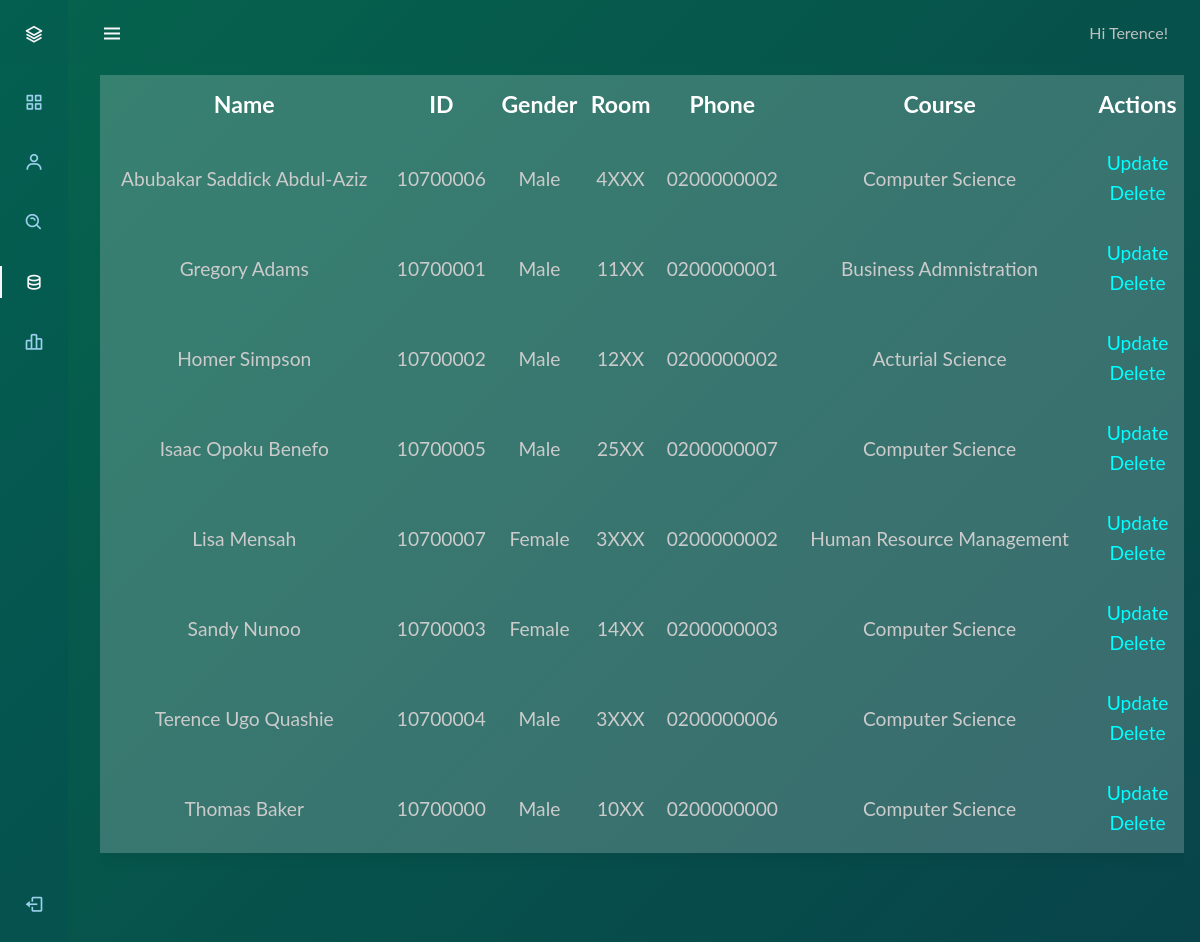
Page /StudentsData (signed in) on the committed database.
### app.py (models this page shows, shortened)
class User(UserMixin, db.Model):
    id = db.Column(db.Integer, primary_key=True)
    fullname = db.Column(db.String(200), nullable=False)
    email = db.Column(db.String(200), nullable=False)
    username = db.Column(db.String(200), unique=True, nullable=False)
    password = db.Column(db.String(200), nullable=False)

class HallManage(db.Model):
    id = db.Column(db.Integer, primary_key=True)
    firstname = db.Column(db.String(200), nullable=False)
    lastname = db.Column(db.String(200), nullable=False)
    student_name = db.Column(db.String(200), nullable=False)
    student_id = db.Column(db.Integer, unique=True, nullable=False)
    gender = db.Column(db.String(10), nullable=False)
    room_number = db.Column(db.String(20), nullable=False)
    phone_number = db.Column(db.String(20), nullable=False)
    course_name = db.Column(db.String(100), nullable=False)

### app.py (the view)
@app.route('/StudentsData', methods=['POST', 'GET'])
@login_required
def showAll():
    currentpage = request.url_rule
    session['rule'] = str(currentpage)
    results = HallManage.query.order_by(HallManage.firstname).all()
    return render_template("Data.html", results=results)

### app.py (called while the page is built)
@login_manager.user_loader
def load_user(user_id):
    return User.query.get(int(user_id))

### templates/Data.html (shortened to what this page needs)
<!DOCTYPE html>
<html lang="en">
<head>
    <link rel="stylesheet" href="{{url_for('static',filename='css/DataPage/main.css')}}">
    <link rel="stylesheet" href="https://use.fontawesome.com/releases/v5.13.0/css/all.css">
    <link href='https://cdn.jsdelivr.net/npm/boxicons@2.0.5/css/boxicons.min.css' rel='stylesheet'>
</head>
<body>
    <body id="body-pd">
        <header class="header" id="header">
            <div class="header__toggle">
                <i class='bx bx-menu' id="header-toggle"></i>
            </div>
            <div style="color: silver;">
                {% if current_user.is_authenticated %}
                Hi {{ current_user.username }}!
                {% endif %}
            </div>
        </header>
        <div class="l-navbar" id="nav-bar">
            <nav class="nav">
                <div>
                    <a href="/" class="nav__logo">
                        <i class='bx bx-layer nav__logo-icon'></i>
                    </a>
                    <div class="nav__list">
                        <a href="/Dashboard" class="nav__link ">
                            <i class='bx bx-grid-alt nav__icon'></i>
                        </a>
                        <a href="/addstudent" class="nav__link">
                            <i class='bx bx-user nav__icon'></i>
                        </a>
                        <a href="/SearchStudent" class="nav__link ">
                            <i class='bx bx-search-alt nav__icon'></i>
                        </a>
                        <a class="nav__link active">
                            <i class='bx bx-data nav__icon'></i>
                        </a>
                        <a href="Analytics" class="nav__link">
                            <i class='bx bx-bar-chart-alt-2 nav__icon'></i>
                        </a>
                    </div>
                </div>
                <a href="/logout" class="nav__link">
                    <i class='bx bx-log-out nav__icon'></i>
                </a>
            </nav>
        </div>
        <div class="wrapper">
            <div class="search-result">
                {% if results is not defined and results|length == 0 %} <h3 class="search-start">No Student Has Been Added
                    Go to &nbsp;<a href="addstudent">Add Student</a> &nbsp; To Add A Student
                </h3>
                {% elif results|length < 1 %} <h3 class="search-none">No Student Has Been Added
                Go to &nbsp;<a href="addstudent" style="color: blue;">Add Student</a> &nbsp; To Add A Student</h3>
                    {% else %}
                    <table class="maintable">
                        <tr class="tablerow">
                            <th class="heading">Name</th>
                            <th class="heading">ID</th>
                            <th class="heading">Gender</th>
                            <th class="heading">Room</th>
                            <th class="heading">Phone</th>
                            <th class="heading">Course</th>
                            <th class="heading">Actions</th>
                        </tr>
                        {% for student in results %}
                        <tr class="tablerow">
                            <td class="data">{{student.student_name}}</td>
                            <td class="data">{{student.student_id}}</td>
                            <td class="data">{{student.gender}}</td>
                            <td class="data">{{student.room_number}}</td>
                            <td class="data">{{student.phone_number}}</td>
                            <td class="data">{{student.course_name}}</td>
                            <td class="data">
                                <a href="/update/{{student.id}}" class="actions">Update</a>
                                <a href="/delete/{{student.id}}" class="actions">Delete</a>
                            </td>
                        </tr>
                        {% endfor %}
                    </table>
                    {% endif %}
            </div>
        </div>
</body>
</html>

### static/css/DataPage/main.css (style rules this page uses)
* { box-sizing: border-box; }
body,html { background: linear-gradient(-45deg, #3ca7ee, #300515, #093849, #05634d); background-size: 400% 400%; animation: gradient 15s ease infinite, fadein 0.2s ease-in; height: 100vh; font-family: "Lato" !important; overflow: hidden }
body, html { -ms-overflow-style: none; scrollbar-width: none; }
div { -ms-overflow-style: none; scrollbar-width: none; }
:root { --header-height: 3rem; --nav-width: 68px; --quick-action-size: 40px; --first-color: #1325990c; --first-color-light: #9ad0eb; --white-color: #f7f6fb; --body-font: "Nunito", sans-serif; --normal-font-size: 1rem; --z-fixed: 100; }
body { position: relative; margin: var(--header-height) 0 0 0; padding: 0 1rem; font-family: var(--body-font); font-size: var(--normal-font-size); transition: 0.5s; background-color: #ffffff; }
a { text-decoration: none; }
.header { width: 100%; height: var(--header-height); position: fixed; top: 0; left: 0; display: flex; align-items: center; justify-content: space-between; padding: 0 1rem; background-color: #13259900; z-index: var(--z-fixed); transition: 0.5s; }
.header__toggle { position: relative; color: var(--white-color); font-size: 1.5rem; cursor: pointer; top: 2px; }
.l-navbar { position: fixed; top: 0; left: -30%; width: var(--nav-width); height: 100vh; background-color: var(--first-color); padding: 0.5rem 1rem 0 0; transition: 0.5s; z-index: var(--z-fixed); }
.nav { height: 100%; display: flex; flex-direction: column; justify-content: space-between; overflow: hidden; }
.nav__logo, .nav__link { display: grid; grid-template-columns: max-content max-content; align-items: center; column-gap: 1rem; padding: 0.5rem 0 0.5rem 1.5rem; }
.nav__logo { margin-bottom: 2rem; }
.nav__logo-icon { font-size: 1.25rem; color: var(--white-color); }
.nav__link { position: relative; color: var(--first-color-light); margin-bottom: 1.5rem; transition: 0.3s; }
.nav__icon { font-size: 1.25rem; }
.active { color: var(--white-color); }
.active::before { content: ""; position: absolute; left: 0; width: 2px; height: 32px; background-color: var(--white-color); }
.wrapper { position: relative; overflow:auto; height: 95%; margin-top: 0.7rem; width: 100%; }
.search-result { display: flex; justify-content: center; align-items: center; width: 100%; margin-top: 0; padding-bottom: 4rem; }
.maintable { width: 100%; border-collapse: collapse; box-shadow: 0 0 20px rgba(0, 0, 0, 0.1); font-family: "Lato" !important; font-size: larger; text-align: center; border-radius: 4px; }
.heading, .data { height: 1rem; padding-block: 15px; background-color: rgba(255, 255, 255, 0.2); color: #fff; }
.data { color: rgb(204, 203, 203); }
.heading { text-align: center; font-size: larger; }
.actions { text-decoration: none; display: block; color: aqua; line-height: 30px; }
@media screen and (min-width: 768px) { body { margin: calc(var(--header-height) + 1rem) 0 0 0; padding-left: calc(var(--nav-width) + 2rem); } }
@media screen and (min-width: 768px) { .header { height: calc(var(--header-height) + 1rem); padding: 0 2rem 0 calc(var(--nav-width) + 2rem); } }
@media screen and (min-width: 768px) { .l-navbar { left: 0; padding: 1rem 1rem 0 0; } }

### rows in the picture
User: username "Terence"
HallManage: student_name "Abubakar Saddick Abdul-Aziz", student_id "10700006", gender "Male", room_number "4XXX", phone_number "0200000002", course_name "Computer Science"
HallManage: student_name "Gregory Adams", student_id "10700001", gender "Male", room_number "11XX", phone_number "0200000001", course_name "Business Admnistration"
HallManage: student_name "Homer Simpson", student_id "10700002", gender "Male", room_number "12XX", phone_number "0200000002", course_name "Acturial Science"
HallManage: student_name "Isaac Opoku Benefo", student_id "10700005", gender "Male", room_number "25XX", phone_number "0200000007", course_name "Computer Science"
HallManage: student_name "Lisa Mensah", student_id "10700007", gender "Female", room_number "3XXX", phone_number "0200000002", course_name "Human Resource Management"
HallManage: student_name "Sandy Nunoo", student_id "10700003", gender "Female", room_number "14XX", phone_number "0200000003", course_name "Computer Science"
HallManage: student_name "Terence Ugo Quashie", student_id "10700004", gender "Male", room_number "3XXX", phone_number "0200000006", course_name "Computer Science"
HallManage: student_name "Thomas Baker", student_id "10700000", gender "Male", room_number "10XX", phone_number "0200000000", course_name "Computer Science"
